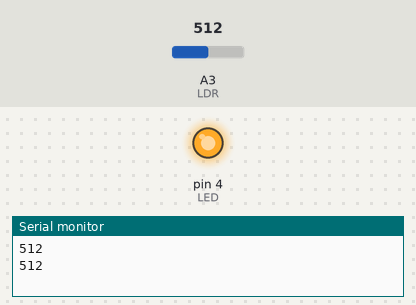
A sketch run on a simulated Arduino Uno, built with avr-gcc and run on an emulated ATmega328P. Shown: output pins drawn as LEDs (lit = HIGH), the last lines printed to the serial monitor. The inputs (shaded band) are chosen by the test bench; at power-on: A3 (LDR) = 512.

Above: at 1.8 s.
1.9 s: A3 (LDR) set to 312
3.4 s: A3 (LDR) set to 289
At 4.4 s:
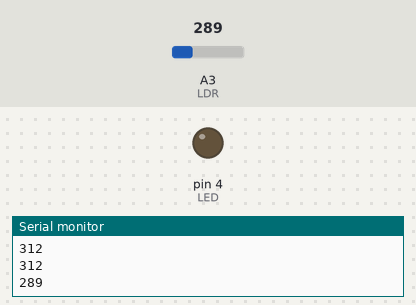
5.5 s: A3 (LDR) set to 306
At 7.1 s:
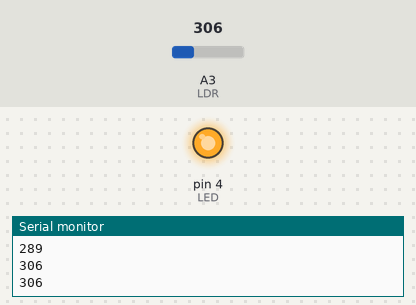
7.5 s: A3 (LDR) set to 290
At 8.6 s:
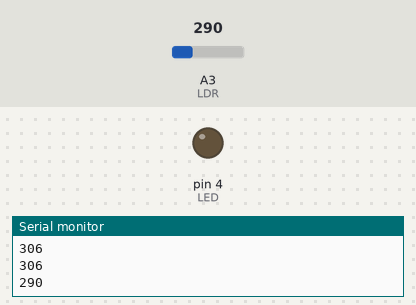
Timing chart, 0 to 10.5 s (numbered marks = the images above; inputs shaded):
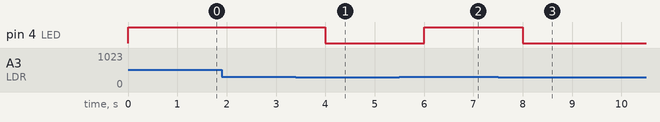

Measured:
- the behaviour switches between 301 and 300 on A3 (LDR) (found by bisection; images 0 and 1)
- after the input at 3.4 s, pin 4 (LED): HIGH → LOW after 0.60 s
- after the input at 5.5 s, pin 4 (LED): LOW → HIGH after 0.50 s
- after the input at 7.5 s, pin 4 (LED): HIGH → LOW after 0.50 s

The sketch:

LightSensor.ino
```cpp
const int LDR = A3;
const int LED = 4;

int input_val = 0;

void setup()
{
  Serial.begin(115200);
  pinMode(LED,OUTPUT);
}

void loop()
{
  input_val = analogRead(LDR);

  if(input_val > 300)
  {
    digitalWrite(LED,HIGH);
  }
  else
  {
    digitalWrite(LED,LOW);
  }
  Serial.println(input_val);
  delay(1000);

}
```
